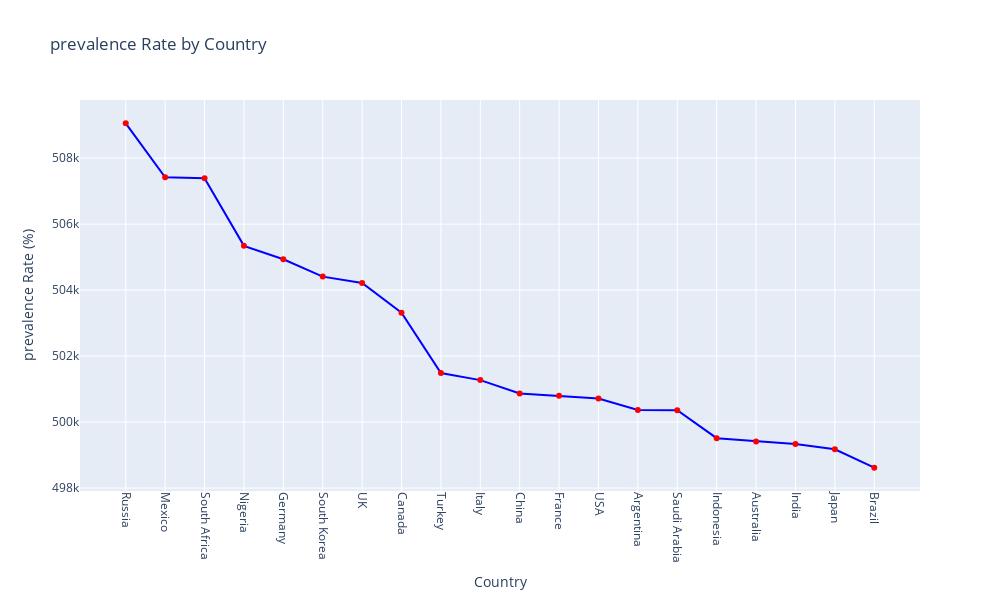

This figure's notebook cell:
### Code cell
death_pre = df["Country"].value_counts().sort_index()
death_p = df.groupby("Country")["Prevalence Rate (%)"].sum().sort_values(ascending=False)

fig = go.Figure(data=[go.Scatter(
    x=death_p.index,
    y=death_p.values,
    mode="lines+markers",
    marker=dict(color="red"),
    line=dict(color="blue")
)])

fig.update_layout(
    title="prevalence Rate by Country",
    xaxis_title="Country",
    yaxis_title="prevalence Rate (%)",
    xaxis=dict(
        tickmode="array",
        tickvals=death_f.index,
        ticktext=death_f.index,
        tickangle=90  # Rotate country names
    ),
    height=600,
    width=1000
)

fig.show()

### Figure 1 — Plotly figure (JSON) as saved in the notebook; plotly's stock layout.template omitted (floating-point values rounded to 4 significant figures)
{"data": [{"line": {"color": "blue"}, "marker": {"color": "red"}, "mode": "lines+markers", "type": "scatter", "x": ["Russia", "Mexico", "South Africa", "Nigeria", "Germany", "South Korea", "UK", "Canada", "Turkey", "Italy", "China", "France", "USA", "Argentina", "Saudi Arabia", "Indonesia", "Australia", "India", "Japan", "Brazil"], "y": [509100.0, 507400.0, 507400.0, 505300.0, 504900.0, 504400.0, 504200.0, 503314, 501500.0, 501300.0, 500900.0, 500800.0, 500700.0, 500400.0, 500400.0, 499500.0, 499400.0, 499300.0, 499200.0, 498600.0]}], "layout": {"height": 600, "title": {"text": "prevalence Rate by Country"}, "width": 1000, "xaxis": {"autorange": false, "range": [-1.161, 20.16], "tickangle": 90, "tickmode": "array", "ticktext": ["Russia", "Mexico", "South Africa", "Nigeria", "Germany", "South Korea", "UK", "Canada", "Turkey", "Italy", "China", "France", "USA", "Argentina", "Saudi Arabia", "Indonesia", "Australia", "India", "Japan", "Brazil"], "tickvals": ["Russia", "Mexico", "South Africa", "Nigeria", "Germany", "South Korea", "UK", "Canada", "Turkey", "Italy", "China", "France", "USA", "Argentina", "Saudi Arabia", "Indonesia", "Australia", "India", "Japan", "Brazil"], "title": {"text": "Country"}, "type": "category"}, "yaxis": {"autorange": false, "range": [497900.0, 509800.0], "title": {"text": "prevalence Rate (%)"}, "type": "linear"}}}
